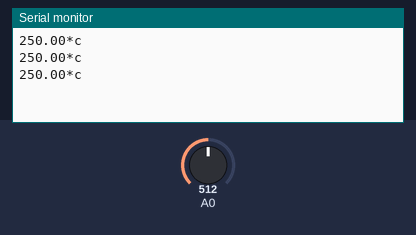
The sketch below on a simulated Arduino Uno, built with avr-gcc and run on an emulated ATmega328P. Parts: the last lines printed to the serial monitor. The inputs (shaded band) are chosen by the test bench; at power-on: A0 = 512.

Above: at 1.3 s.
1.4 s: A0 set to 716
At 1.9 s:
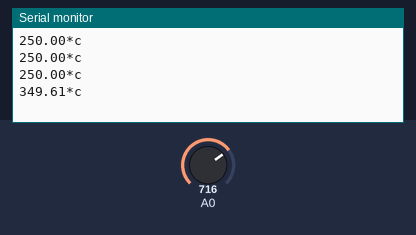
2.9 s: A0 set to 900
At 3.4 s:
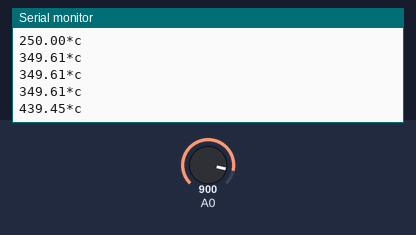
Timing chart, 0 to 5.9 s (numbered marks = the images above; inputs shaded):
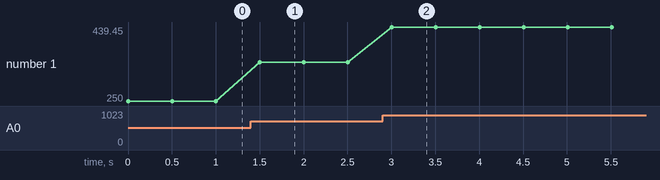

The sketch:

temperature.ino
```cpp
void setup() {

pinMode(A0,INPUT);
Serial.begin(9600);
}

void loop() {
int x=analogRead(A0);
float mv=(x/1024.0)*5000;
float cel=mv/10;
Serial.print(cel);
Serial.print("*c");
Serial.println();
delay(500);
}
```

Measured:
- after the input at 1.4 s, the serial monitor: prints a new line after 0.10 s (image 1)
- after the input at 2.9 s, the serial monitor: prints a new line after 0.10 s (image 2)
- plotted number 1: 250 → 349.61 after the input at 1.4 s, 349.61 → 439.45 after the input at 2.9 s
